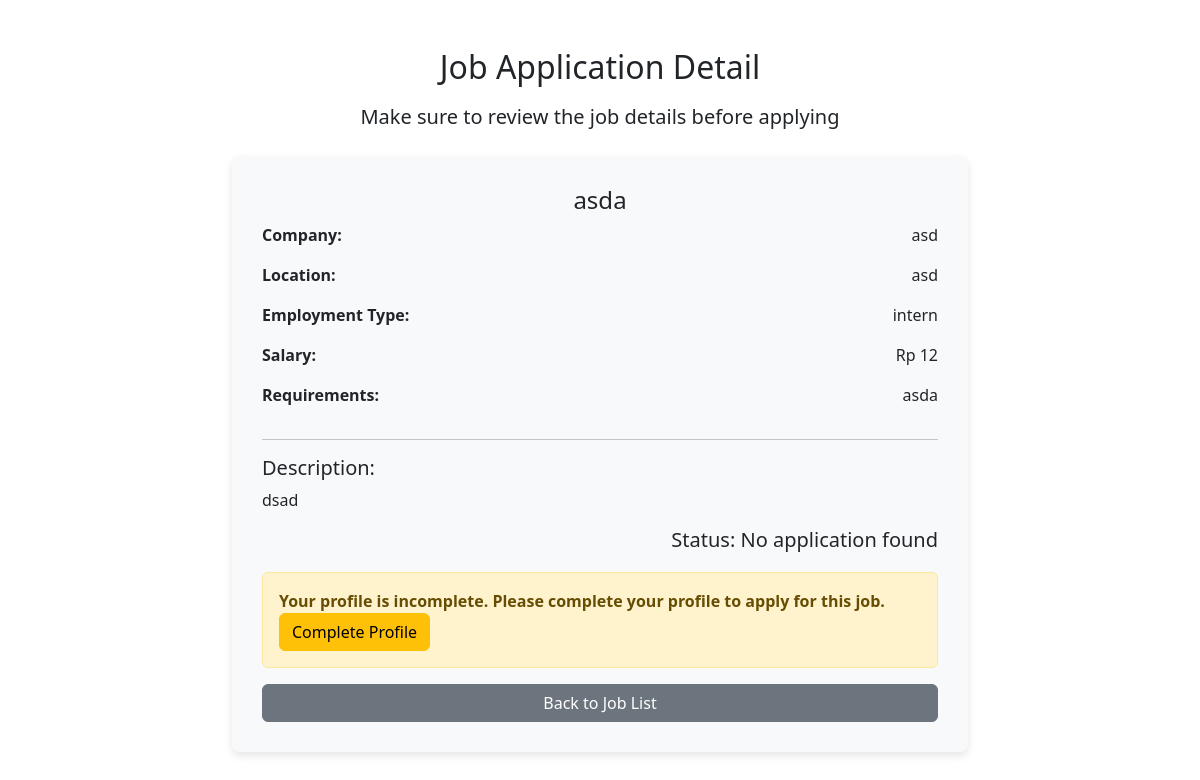
Page /pages/employee/view_application_detail.php?job_id=20 (signed in) on the committed database.
### tables this page shows
CREATE TABLE `tb_jobs` (
  `id` int(11) NOT NULL,
  `title` varchar(255) NOT NULL,
  `description` text NOT NULL,
  `requirements` text NOT NULL,
  `employment_type` enum('intern','full-time') NOT NULL,
  `salary_range` varchar(100) DEFAULT NULL,
  `company_name` varchar(255) NOT NULL,
  `location` varchar(255) DEFAULT NULL,
  `created_at` timestamp NOT NULL DEFAULT current_timestamp(),
  `updated_at` timestamp NOT NULL DEFAULT current_timestamp() ON UPDATE current_timestamp(),
  `created_by` int(11) NOT NULL,
  `expired_at` timestamp NULL DEFAULT NULL,
  `status` enum('active','expired','deleted') DEFAULT 'active'
);

### pages/employee/view_application_detail.php (the view, shortened to what this page needs)
<?php
require '../../db.php';
$job_id = $_GET['job_id'] ?? 0;
$user_id = $_SESSION['user_id'] ?? null;
$job_query = $conn->prepare("SELECT * FROM tb_jobs WHERE id = ?");
$job_query->bind_param("i", $job_id);
$job_query->execute();
$job_result = $job_query->get_result();
$job = $job_result->fetch_assoc();
$profile_query = $conn->prepare("SELECT id FROM tb_profiles WHERE user_id = ?");
$profile_query->bind_param("i", $user_id);
$profile_query->execute();
$profile_result = $profile_query->get_result();
$profile_complete = $profile_result->num_rows > 0;
$app_status_query = $conn->prepare("SELECT status FROM tb_applications WHERE job_id = ? AND user_id = ?");
$app_status_query->bind_param("ii", $job_id, $user_id);
$app_status_query->execute();
$app_status_result = $app_status_query->get_result();
$app_status = $app_status_result->fetch_assoc();
$salary_raw = $job['salary_range'];
$salary_clean = preg_replace('/[^0-9.]/', '', $salary_raw);
$salary = floatval($salary_clean);
$salary_formatted = "Rp " . number_format($salary, 0, ',', '.');
?>
<!DOCTYPE html>
<html lang="en">
<head>
    <link href="https://cdn.jsdelivr.net/npm/bootstrap@5.3.0-alpha1/dist/css/bootstrap.min.css" rel="stylesheet">
</head>
<body>
<div class="container my-5">
    <div class="text-center mb-4">
        <h2 class="mb-3">Job Application Detail</h2>
        <p class="lead">Make sure to review the job details before applying</p>
    </div>
    <div class="row justify-content-center">
        <div class="col-lg-8">
            <div class="job-details">
                <h4 class="text-center"><?= htmlspecialchars($job['title']) ?></h4>
                <div class="mb-3">
                    <div class="row">
                        <div class="col-6">
                            <p class="detail-label">Company:</p>
                        </div>
                        <div class="col-6">
                            <p class="detail-value"><?= htmlspecialchars($job['company_name']) ?></p>
                        </div>
                    </div>
                    <div class="row">
                        <div class="col-6">
                            <p class="detail-label">Location:</p>
                        </div>
                        <div class="col-6">
                            <p class="detail-value"><?= htmlspecialchars($job['location']) ?></p>
                        </div>
                    </div>
                    <div class="row">
                        <div class="col-6">
                            <p class="detail-label">Employment Type:</p>
                        </div>
                        <div class="col-6">
                            <p class="detail-value"><?= htmlspecialchars($job['employment_type']) ?></p>
                        </div>
                    </div>
                    <div class="row">
                        <div class="col-6">
                            <p class="detail-label">Salary:</p>
                        </div>
                        <div class="col-6">
                            <p class="detail-value"><?= $salary_formatted ?></p>
                        </div>
                    </div>
                    <div class="row">
                        <div class="col-6">
                            <p class="detail-label">Requirements:</p>
                        </div>
                        <div class="col-6">
                            <p class="detail-value"><?= htmlspecialchars($job['requirements'])?></p>
                        </div>
                    </div>
                </div>
                <hr>
                <h5>Description:</h5>
                <p><?= nl2br(htmlspecialchars($job['description'])) ?></p>
                <div class="mb-3">
                    <h5 class="detail-value">Status: <?= $app_status['status'] ?? 'No application found' ?></h5>
                </div>
                <div class="btn-container">
                    <?php if (!$profile_complete): ?>
                        <div class="alert alert-warning">
                            <strong>Your profile is incomplete. Please complete your profile to apply for this job.</strong>
                            <br>
                            <a href="profile.php" class="btn btn-warning">Complete Profile</a>
                        </div>
                    <?php endif; ?>
                    <a href="index.php" class="btn btn-secondary btn-group mt-3">Back to Job List</a>
                </div>
            </div>
        </div>
    </div>
</div>
</body>
</html>

### pages/employee/view_application_detail.php (style rules this page uses)
.job-details { background-color: #f8f9fa; padding: 30px; border-radius: 8px; box-shadow: 0 4px 8px rgba(0, 0, 0, 0.1); }
.btn-container { margin-top: 20px; }
.alert-warning { margin-top: 20px; }
.btn-group { display: flex; justify-content: center; gap: 10px; }
.detail-label { font-weight: bold; }
.detail-value { text-align: right; }

### rows in the picture
tb_jobs: title "asda", company_name "asd", location "asd", employment_type "intern", salary_range "Rp 12", requirements "asda", description "dsad"

### other values in the picture
$app_status['status'] "No application found"
